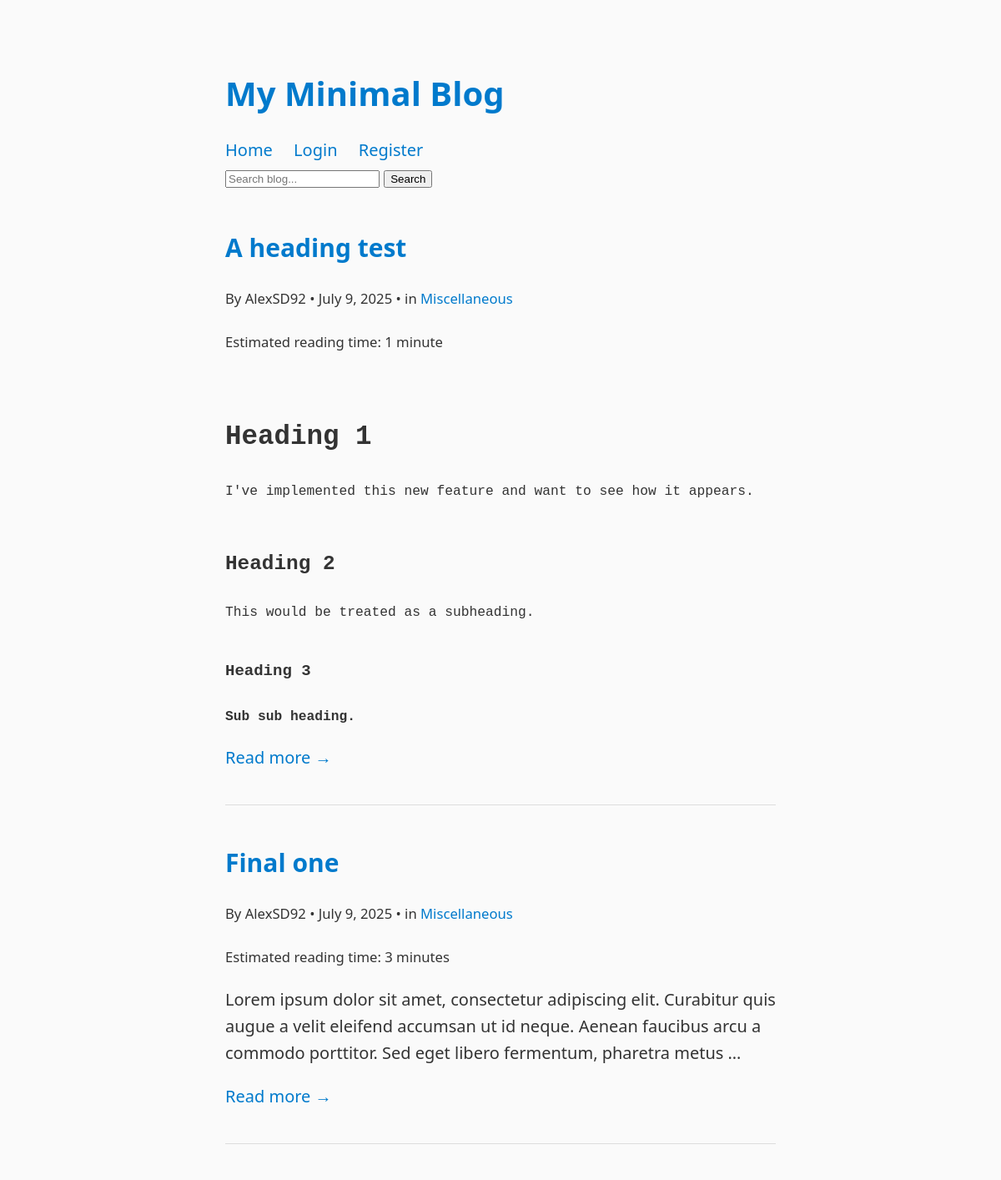
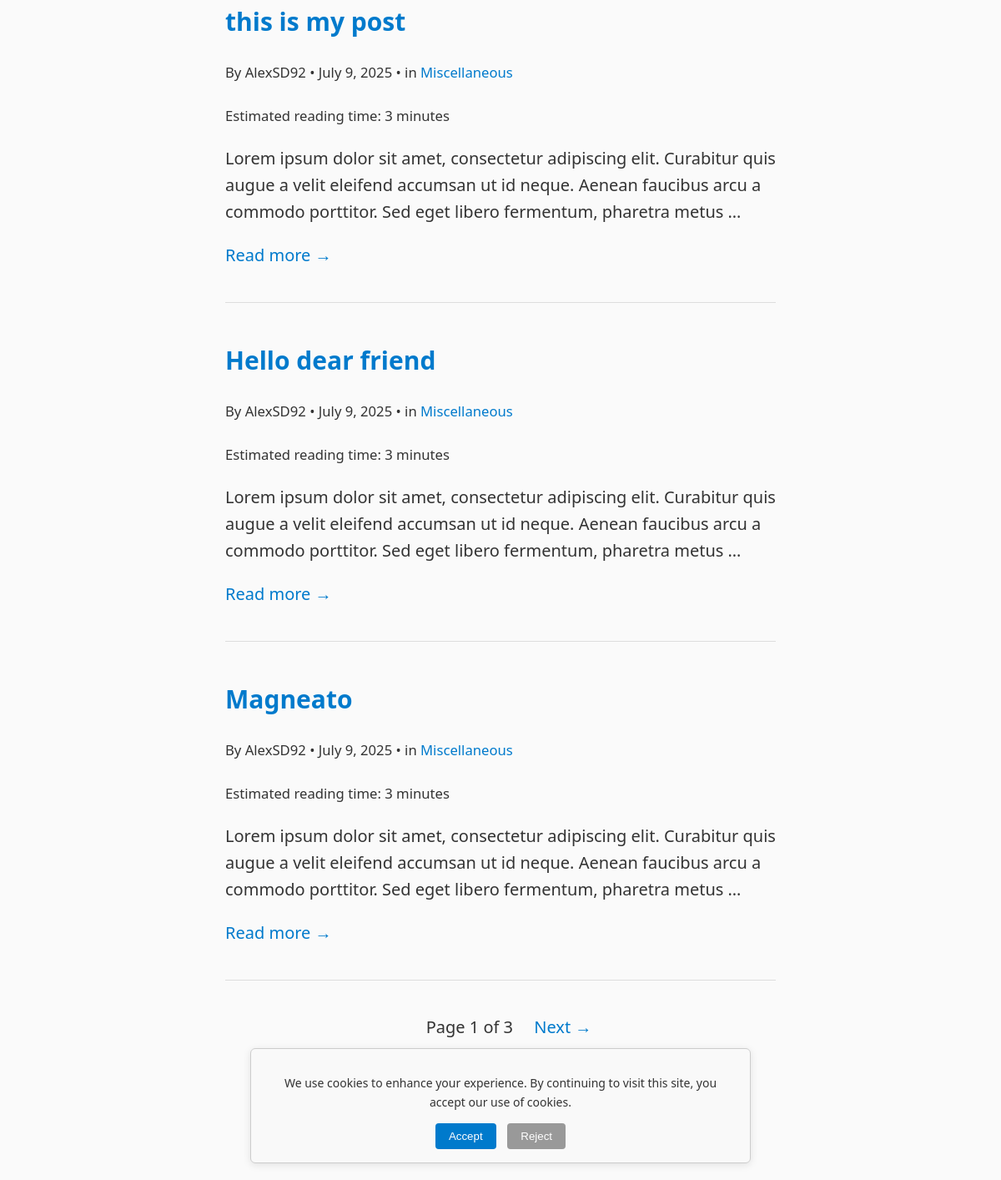
The app's page /, older data (2 pictures, top to bottom).
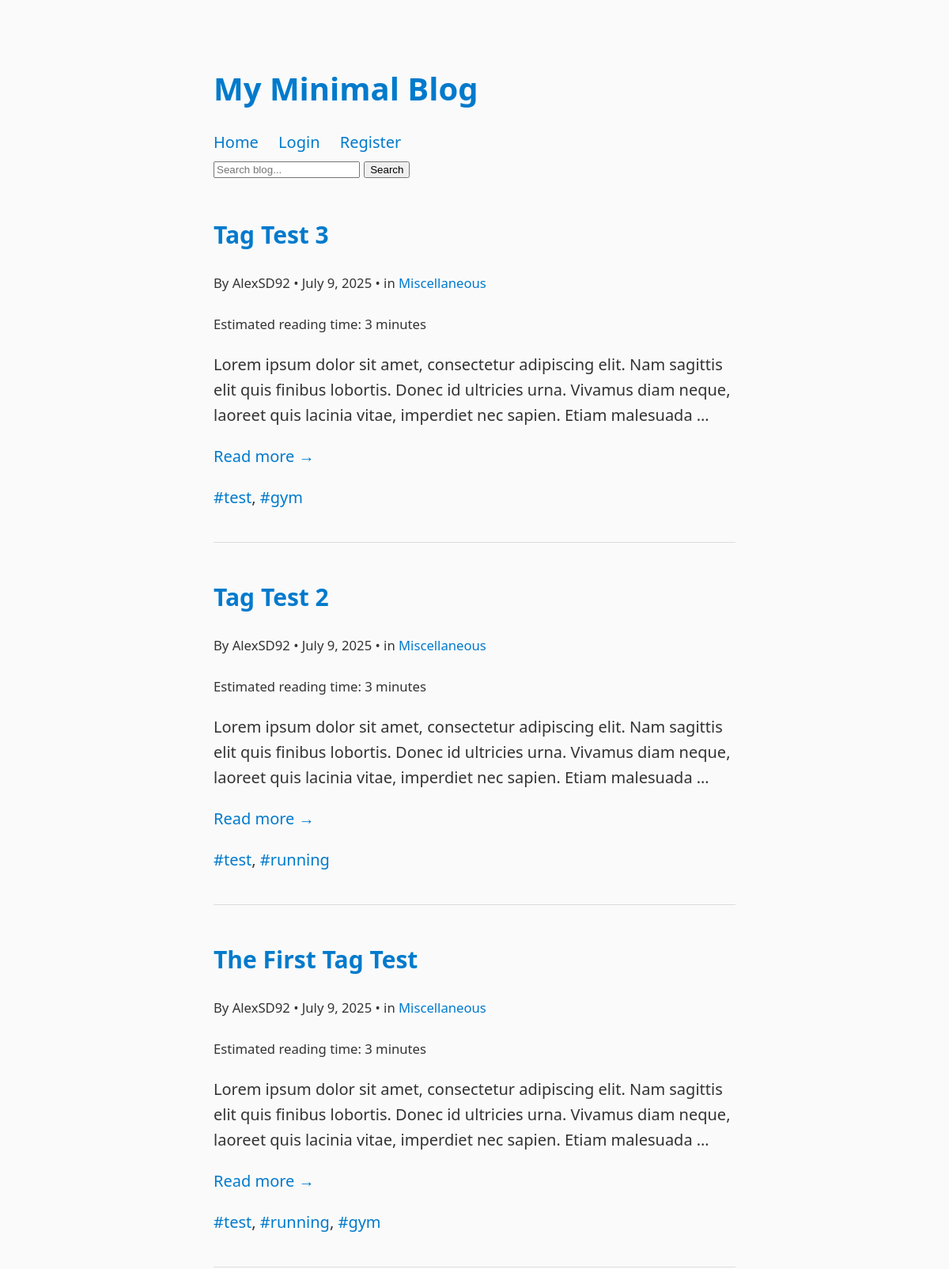
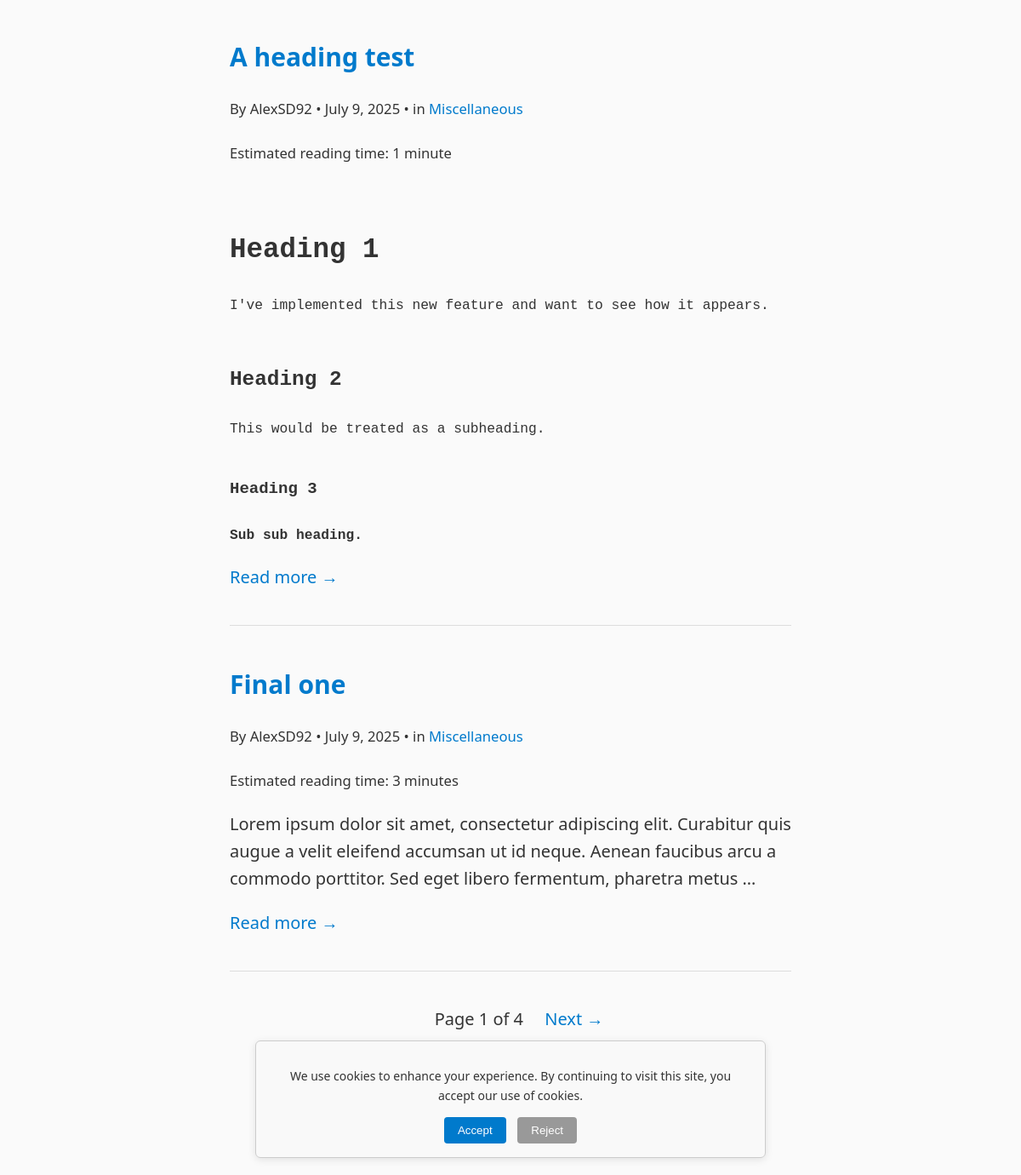
The same page, newer data (2 pictures, top to bottom).
### blog/models.py (models this page shows, shortened)
class Post(models.Model):
    title = models.CharField(max_length=200)
    slug = models.SlugField(unique=True, blank=True)
    author = models.ForeignKey(User, on_delete=models.CASCADE)
    category = models.ForeignKey(Category, on_delete=models.SET_NULL, null=True)
    image = models.ImageField(upload_to='post_images/', blank=True, null=True)
    body = RichTextField()
    published = models.BooleanField(default=True)
    created = models.DateTimeField(auto_now_add=True)
    tags = models.ManyToManyField('Tag', blank=True, related_name='posts')
    views = models.PositiveIntegerField(default=0)
    def reading_time(self):
        plain_text = re.sub('<[^<]+?>', '', self.body)
        word_count = len(plain_text.split())
        return math.ceil(word_count / 200)  # Average adult reads ~200 wpm

class Category(models.Model):
    name = models.CharField(max_length=100, unique=True)
    slug = models.SlugField(unique=True)
    def __str__(self):
        return self.name

class Tag(models.Model):
    name = models.CharField(max_length=30, unique=True)
    slug = models.SlugField(max_length=30, unique=True)

### blog/views.py (the view)
# urls.py: path('', views.home, name='home'),
def home(request):
    posts = Post.objects.filter(published=True).order_by('-created')
    paginator = Paginator(posts, 5)
    page_number = request.GET.get('page')
    page_obj = paginator.get_page(page_number)
    return render(request, 'blog/home.html', {'page_obj': page_obj})

### blog/context_processors.py (called while the page is built)
def analytics_tracking_id(request):
    return {
        'GA_TRACKING_ID': settings.GA_TRACKING_ID
    }

### blog/templates/blog/home.html (shortened to what this page needs)
{% extends 'blog/base.html' %}
{% block content %}
  {% for post in page_obj %}
    <div class="post-preview">
      <h2><a href="{% url 'post_detail' slug=post.slug %}">{{ post.title }}</a></h2>
      <p><small>By {{ post.author }} • {{ post.created|date:"F j, Y" }} • in <a href="{% url 'category_posts' slug=post.category.slug %}">{{ post.category }}</a></small></p>
      <p class="text-sm text-gray-500"><small>  Estimated reading time: {{ post.reading_time }} minute{{ post.reading_time|pluralize }}
      </small></p>
      <p>{{ post.body|truncatewords:30|safe }}</p>
      <p><a href="{% url 'post_detail' slug=post.slug %}">Read more →</a></p>
      {% if post.tags.all %}
      <p>
        {% for tag in post.tags.all %}
          <a href="{% url 'tagged_posts' slug=tag.slug %}">#{{ tag.name }}</a>{% if not forloop.last %}, {% endif %}
        {% endfor %}
      </p>
    {% endif %}
    </div>
  {% empty %}
    <p>No posts yet.</p>
  {% endfor %}
  <div class="pagination" style="text-align:center; margin-top: 2em;">
    <span style="margin: 0 1em;">Page {{ page_obj.number }} of {{ page_obj.paginator.num_pages }}</span>
    {% if page_obj.has_next %}
      <a href="?page={{ page_obj.next_page_number }}">Next →</a>
    {% endif %}
  </div>
{% endblock %}

Row changes from the older to the newer data that the page shows:
no longer on this page (row unchanged): Post: title "this is my post", author "AlexSD92", created "July 9, 2025", category "Miscellaneous", reading_time "3", body "Lorem ipsum dolor sit amet, consectetur adipiscing elit. Curabitur quis augue a velit eleifend accumsan ut id neque. Aenean faucibus arcu a commodo porttitor. Sed eget libero fermentum, pharetra metus …"
no longer on this page (row unchanged): Post: title "Hello dear friend", author "AlexSD92", created "July 9, 2025", category "Miscellaneous", reading_time "3", body "Lorem ipsum dolor sit amet, consectetur adipiscing elit. Curabitur quis augue a velit eleifend accumsan ut id neque. Aenean faucibus arcu a commodo porttitor. Sed eget libero fermentum, pharetra metus …"
no longer on this page (row unchanged): Post: title "Magneato", author "AlexSD92", created "July 9, 2025", category "Miscellaneous", reading_time "3", body "Lorem ipsum dolor sit amet, consectetur adipiscing elit. Curabitur quis augue a velit eleifend accumsan ut id neque. Aenean faucibus arcu a commodo porttitor. Sed eget libero fermentum, pharetra metus …"
added Post: title "Tag Test 3", author "AlexSD92", created "July 9, 2025", category "Miscellaneous", reading_time "3", body "Lorem ipsum dolor sit amet, consectetur adipiscing elit. Nam sagittis elit quis finibus lobortis. Donec id ultricies urna. Vivamus diam neque, laoreet quis lacinia vitae, imperdiet nec sapien. Etiam malesuada …"
added Tag: name "test"
added Tag: name "gym"
added Post: title "Tag Test 2", author "AlexSD92", created "July 9, 2025", category "Miscellaneous", reading_time "3", body "Lorem ipsum dolor sit amet, consectetur adipiscing elit. Nam sagittis elit quis finibus lobortis. Donec id ultricies urna. Vivamus diam neque, laoreet quis lacinia vitae, imperdiet nec sapien. Etiam malesuada …"
added Tag: name "running"
added Post: title "The First Tag Test", author "AlexSD92", created "July 9, 2025", category "Miscellaneous", reading_time "3", body "Lorem ipsum dolor sit amet, consectetur adipiscing elit. Nam sagittis elit quis finibus lobortis. Donec id ultricies urna. Vivamus diam neque, laoreet quis lacinia vitae, imperdiet nec sapien. Etiam malesuada …"
Text that changed along with them:
{{ page_obj.paginator.num_pages }}: "3" → "4"
